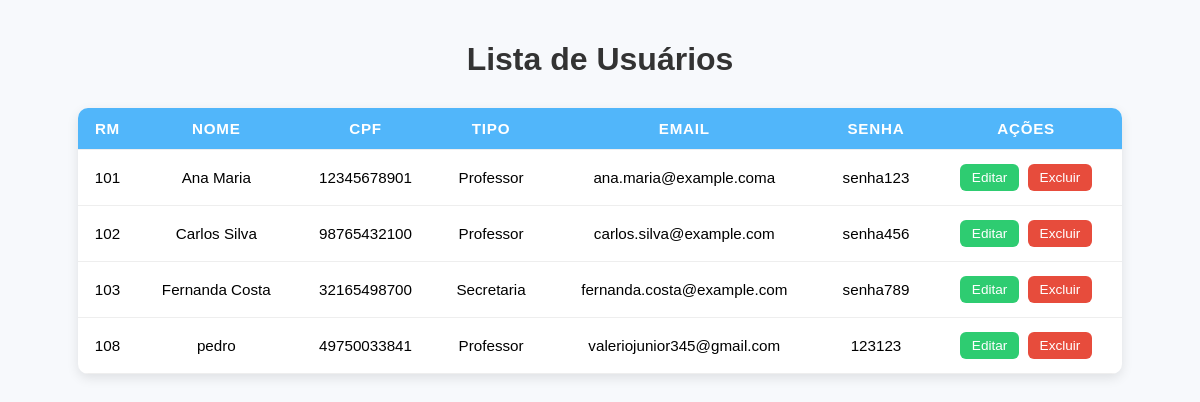
The app's page /principal/ver.php (signed in) with its own data.
### tables this page shows
CREATE TABLE `usuario` (
  `RM` int(11) NOT NULL,
  `Nome` varchar(100) NOT NULL,
  `CPF` char(11) NOT NULL,
  `Tipo` enum('Secretaria','Professor') NOT NULL,
  `Email` varchar(100) NOT NULL,
  `Senha` varchar(255) NOT NULL,
  `codigo_recuperacao` varchar(6) DEFAULT NULL
);

### principal/ver.php (the view, shortened to what this page needs)
<?php
require_once "conexao.php";
$sql = "SELECT RM, Nome, CPF, Tipo, Email, Senha FROM usuario";
$stmt = $pdo->query($sql);
$usuarios = $stmt->fetchAll(PDO::FETCH_ASSOC);
?>
<!DOCTYPE html>
<html lang="pt-br">
<head>
</head>
<body>
    <h1>Lista de Usuários</h1>
    <table>
        <thead>
            <tr>
                <th>RM</th>
                <th>Nome</th>
                <th>CPF</th>
                <th>Tipo</th>
                <th>Email</th>
                <th>Senha</th>
                <th>Ações</th>
            </tr>
        </thead>
        <tbody>
            <?php foreach ($usuarios as $row): ?>
                <tr data-rm="<?= htmlspecialchars($row['RM']) ?>">
                    <td><?= htmlspecialchars($row['RM']) ?></td>
                    <td class="nome"><?= htmlspecialchars($row['Nome']) ?></td>
                    <td class="cpf"><?= htmlspecialchars($row['CPF']) ?></td>
                    <td class="tipo"><?= htmlspecialchars($row['Tipo']) ?></td>
                    <td class="email"><?= htmlspecialchars($row['Email']) ?></td>
                    <td class="senha"><?= htmlspecialchars($row['Senha']) ?></td>
                    <td>
                        <button class="btn-acao btn-editar">Editar</button>
                        <button class="btn-acao btn-excluir">Excluir</button>
                    </td>
                </tr>
            <?php endforeach; ?>
        </tbody>
    </table>
</body>
</html>

### principal/ver.php (style rules this page uses)
body { font-family: Arial, sans-serif; background: #f7f9fc; margin: 0; padding: 20px; }
h1 { text-align: center; color: #333; margin-bottom: 30px; }
table { width: 90%; margin: 0 auto 40px auto; border-collapse: collapse; font-size: 0.95rem; background: #fff; border-radius: 10px; overflow: hidden; box-shadow: 0 4px 12px rgba(0,0,0,0.1); }
th, td { padding: 12px; border-bottom: 1px solid #eee; text-align: center; }
th { background-color: #51b6fa; color: white; text-transform: uppercase; letter-spacing: 0.05em; }
.btn-acao { padding: 6px 12px; border: none; border-radius: 6px; color: white; cursor: pointer; margin: 2px; text-decoration: none; font-size: 0.85rem; transition: 0.2s; }
.btn-editar { background:#2ecc71; }
.btn-excluir { background:#e74c3c; }

### records on screen
usuario: RM "101", Nome "Ana Maria", CPF "12345678901", Tipo "Professor", Email "ana.maria@example.coma", Senha "senha123"
usuario: RM "102", Nome "Carlos Silva", CPF "98765432100", Tipo "Professor", Email "carlos.silva@example.com", Senha "senha456"
usuario: RM "103", Nome "Fernanda Costa", CPF "32165498700", Tipo "Secretaria", Email "fernanda.costa@example.com", Senha "senha789"
usuario: RM "108", Nome "pedro", CPF "49750033841", Tipo "Professor", Email "valeriojunior345@gmail.com", Senha "123123"
